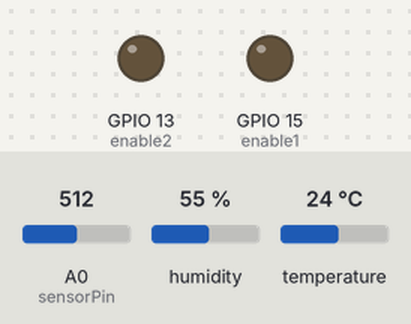
The sketch below on a simulated ESP8266 (NodeMCU). Parts: output pins drawn as LEDs (lit = HIGH). The test bench sets the inputs (shaded band); at power-on: A0 (sensorPin) = 512, humidity 55 %, temperature 24 °C. WiFi joins after 1.5 s; servers stay silent unless stated; uploads are accepted with an empty reply; what the sketch prints to the serial monitor is not drawn.

Above: at 29.5 s.
At 53.8 s:
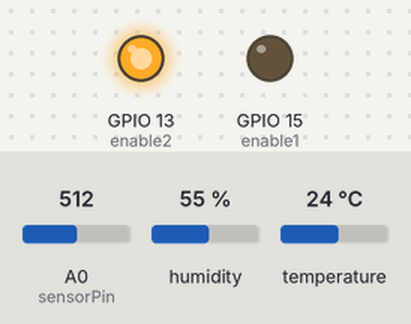
Timing chart, 0 to 58.4 s (numbered marks = the images above):
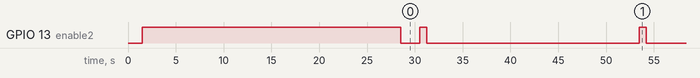

Measured:
- by itself, GPIO 13 (enable2): repeats every 23.0 s: HIGH 0.75 s, LOW 22.2 s

The sketch:

conexion_php.ino
```cpp
#include <DHT.h>
#include <ArduinoJson.h>
#include <ESP8266WiFi.h>
#include <ESP8266HTTPClient.h>

////// ATENCIÓN
//Cambiar en el ruter el puerto de conexión para el sytes de vilcum
//modificar el host tanto en la parte del ethernet como en el envio de datos
//CONSTANTES
int V;
int ilum;
int valor;
//FIN CONSTANTES

///PINES
#define DHTTYPE DHT22
#define DHTPIN 2 //
DHT dht(DHTPIN, DHTTYPE);
int sensorPin = A0;    // Llamada para LDR y los demas sensores que necesiten entrada analogica
int enable1 = 15;      // Entrada del LDR
int enable2 = 13;      // ENTRADA sensor gas_humo

float           LPGCurve[3]  =  {2.3,0.21,-0.47};   //two points are taken from the curve.
float           COCurve[3]  =  {2.3,0.72,-0.34};    //two points are taken from the curve.
float           SmokeCurve[3] ={2.3,0.53,-0.44};    //two points are taken from the curve.
float           Ro           =  10;
#define         RL_VALUE                     (5)     //define the load resistance on the board, in kilo ohms
#define         RO_CLEAN_AIR_FACTOR          (9.83)  //RO_CLEAR_AIR_FACTOR=(Sensor resistance in clean air)/RO,


/***********************Software Related Macros************************************/
#define         CALIBARAION_SAMPLE_TIMES     (50)    //define how many samples you are going to take in the calibration phase
#define         CALIBRATION_SAMPLE_INTERVAL  (500)   //define the time interal(in milisecond) between each samples in the                                                  //cablibration phase
#define         READ_SAMPLE_INTERVAL         (50)    //define how many samples you are going to take in normal operation
#define         READ_SAMPLE_TIMES            (5)     //define the time interal(in milisecond) between each samples in
                                                     //normal operation
/**********************Application Related Macros**********************************/
#define         GAS_LPG                      (0)
#define         GAS_CO                       (1)
#define         GAS_SMOKE                    (2)
float gas_lpg;
float gas_co;
float humo;


int ldr = 10;  // Variable de entrada del sensor LDR

////FIN PINES
//CASA
const char* ssid = "ONOCF73";
const char* password = "xjVHEzjjnMUu";
//PLAYA
//const char* ssid = "Wifi_Sergio";
//const char* password = "30051989";
const char* host     = "192.168.1.17"; //CAMBIA
WiFiServer server(80);


void setup() {

  // declare the enable and ledPin as an OUTPUT:
  pinMode(enable1, OUTPUT);
  pinMode(enable2, OUTPUT);
  dht.begin();
  Serial.begin(115200);
  delay(10);
  WiFi.begin(ssid, password);
  Serial.println();
  Serial.println();
  Serial.print("Conectando con: ");
  Serial.println(ssid);
  WiFi.begin(ssid, password);
  while (WiFi.status() != WL_CONNECTED) {
    delay(500);
    Serial.print(".");
  }
  Serial.println("");
  Serial.println("WiFi conectado satisfactoriamente");
  server.begin();
  Serial.print("Estado del servidor ");
  Serial.print("http://");
  Serial.print(WiFi.localIP());
  Serial.println("/");
  const int httpPort = 80;
  int sensorValue;

  ///CALIBRACION DEL SENSOR DE GAS

   Ro = MQCalibration(analogRead(sensorPin));
  if (Ro > 100 ){
     Ro = MQCalibration(analogRead(sensorPin));
     Serial.println("Él valor de R0 de :"+(String)Ro+" después de la restaruración");
    }
   Serial.println("Configuración establecida correctamente con un valor de R0 de :"+(String)Ro);
}


void loop() {
HTTPClient http;
const int httpPort = 80;


/*SENSORES*/

///DHT 11

float h = dht.readHumidity();
float t = dht.readTemperature();
double gamma = log(h/100.0) + ((17.62*t) / (243.5+t));
double dp = 243.5*gamma / (17.62-gamma); // Punto de Rocio temperatura a la que empieza a condensarse el vapor de agua


////LDR


/*V= analogRead(sensorPin);*/
digitalWrite(enable1, HIGH);
ldr = analogRead(sensorPin);
ldr = constrain(ldr, 490, 850);
ldr = map(ldr, 490, 850, 0, 1023);
digitalWrite(enable1, LOW);
delay(2000);


/////SENSOR de Gas Humo  http://wiki.seeed.cc/Grove-Gas_Sensor-MQ2/


///SENSOR GAS HUMO
digitalWrite(enable2, HIGH);
gas_lpg=MQGetGasPercentage(MQRead(analogRead(sensorPin))/Ro,GAS_LPG);

gas_co = MQGetGasPercentage(MQRead(analogRead(sensorPin))/Ro,GAS_CO);

humo=MQGetGasPercentage(MQRead(analogRead(sensorPin))/Ro,GAS_SMOKE);

digitalWrite(enable2, LOW);
delay(10000);


////FIN SENSORES
/*EMPIEZA EL JSON*/
StaticJsonBuffer<200> jsonBuffer;
JsonObject& root = jsonBuffer.createObject();
//V=analogRead(sensorPin);
int ilum=ldr*(100.0/1023.0);

//int ilum=V;
root["Luz:"]=ilum;
root["Humo:"]=humo;
root["Gas CO:"]=gas_co;
root["Gas LPG:"]=gas_co;
root["Temperatura:"]=t;
root["Humedad:"]=h;
root["Punto_Rocio:"]=dp;
//JsonArray& data = root.createNestedArray("data");
//data.add("datos_prueba");
//data.add(double_with_n_digits(5.23232323,6));
char JSONmessageBuffer[200];
root.printTo(JSONmessageBuffer, sizeof(JSONmessageBuffer));
Serial.print(JSONmessageBuffer);
/*ACABA EL JSON*/

delay(10000);
http.begin("http://192.168.1.17/obtenciondatos.php?datos="+(String)JSONmessageBuffer);//CAMBIA


//Obtenemos los datos que recibe el servidor
int httpCode = http.GET();
if(httpCode > 0) {
  Serial.printf("[HTTP] GET... Código: %d\n", httpCode);
  if(httpCode == HTTP_CODE_OK) {
      String payload = http.getString();
      Serial.println(payload);
  }
  } else {
      Serial.printf("[HTTP] , error: %s\n", http.errorToString(httpCode).c_str());
}

  http.end();
}


////FUNCIONES

/****************** MQResistanceCalculation ****************************************
Input:   raw_adc - raw value read from adc, which represents the voltage
Output:  the calculated sensor resistance
Remarks: The sensor and the load resistor forms a voltage divider. Given the voltage
         across the load resistor and its resistance, the resistance of the sensor
         could be derived.
************************************************************************************/
float MQResistanceCalculation(int raw_adc)
{
  return ( ((float)RL_VALUE*(1023-raw_adc)/raw_adc));
}

/***************************** MQCalibration ****************************************
Input:   mq_pin - analog channel
Output:  Ro of the sensor
Remarks: This function assumes that the sensor is in clean air. It use
         MQResistanceCalculation to calculates the sensor resistance in clean air
         and then divides it with RO_CLEAN_AIR_FACTOR. RO_CLEAN_AIR_FACTOR is about
         10, which differs slightly between different sensors.
************************************************************************************/
float MQCalibration(int mq_pin)
{
  int i;
  float val=0;
 digitalWrite(enable2, HIGH);
 delay(2000);
  for (i=0;i<CALIBARAION_SAMPLE_TIMES;i++) {            //take multiple samples

    val += MQResistanceCalculation(mq_pin);
    delay(CALIBRATION_SAMPLE_INTERVAL);
  }
  digitalWrite(enable2, LOW);
  val = val/CALIBARAION_SAMPLE_TIMES;                   //calculate the average value

  val = val/RO_CLEAN_AIR_FACTOR;                        //divided by RO_CLEAN_AIR_FACTOR yields the Ro
                                                        //according to the chart in the datasheet

  return val;
}
/*****************************  MQRead *********************************************
Input:   mq_pin - analog channel
Output:  Rs of the sensor
Remarks: This function use MQResistanceCalculation to caculate the sensor resistenc (Rs).
         The Rs changes as the sensor is in the different consentration of the target
         gas. The sample times and the time interval between samples could be configured
         by changing the definition of the macros.
************************************************************************************/
float MQRead(int mq_pin)
{
  int i;
  float rs=0;
 digitalWrite(enable2, HIGH);
  for (i=0;i<READ_SAMPLE_TIMES;i++) {
    rs += MQResistanceCalculation(mq_pin);
    delay(READ_SAMPLE_INTERVAL);
  }
 digitalWrite(enable2, LOW);
  rs = rs/READ_SAMPLE_TIMES;

  return rs;
}

/*****************************  MQGetGasPercentage **********************************
Input:   rs_ro_ratio - Rs divided by Ro
         gas_id      - target gas type
Output:  ppm of the target gas
Remarks: This function passes different curves to the MQGetPercentage function which
         calculates the ppm (parts per million) of the target gas.
************************************************************************************/
int MQGetGasPercentage(float rs_ro_ratio, int gas_id)
{
  if ( gas_id == GAS_LPG ) {
     return MQGetPercentage(rs_ro_ratio,LPGCurve);
  } else if ( gas_id == GAS_CO ) {
     return MQGetPercentage(rs_ro_ratio,COCurve);
  } else if ( gas_id == GAS_SMOKE ) {
     return MQGetPercentage(rs_ro_ratio,SmokeCurve);
  }

  return 0;
}

/*****************************  MQGetPercentage **********************************
Input:   rs_ro_ratio - Rs divided by Ro
         pcurve      - pointer to the curve of the target gas
Output:  ppm of the target gas
Remarks: By using the slope and a point of the line. The x(logarithmic value of ppm)
         of the line could be derived if y(rs_ro_ratio) is provided. As it is a
         logarithmic coordinate, power of 10 is used to convert the result to non-logarithmic
         value.
************************************************************************************/
int  MQGetPercentage(float rs_ro_ratio, float *pcurve)
{
  return (pow(10,( ((log(rs_ro_ratio)-pcurve[1])/pcurve[2]) + pcurve[0])));
}
```
